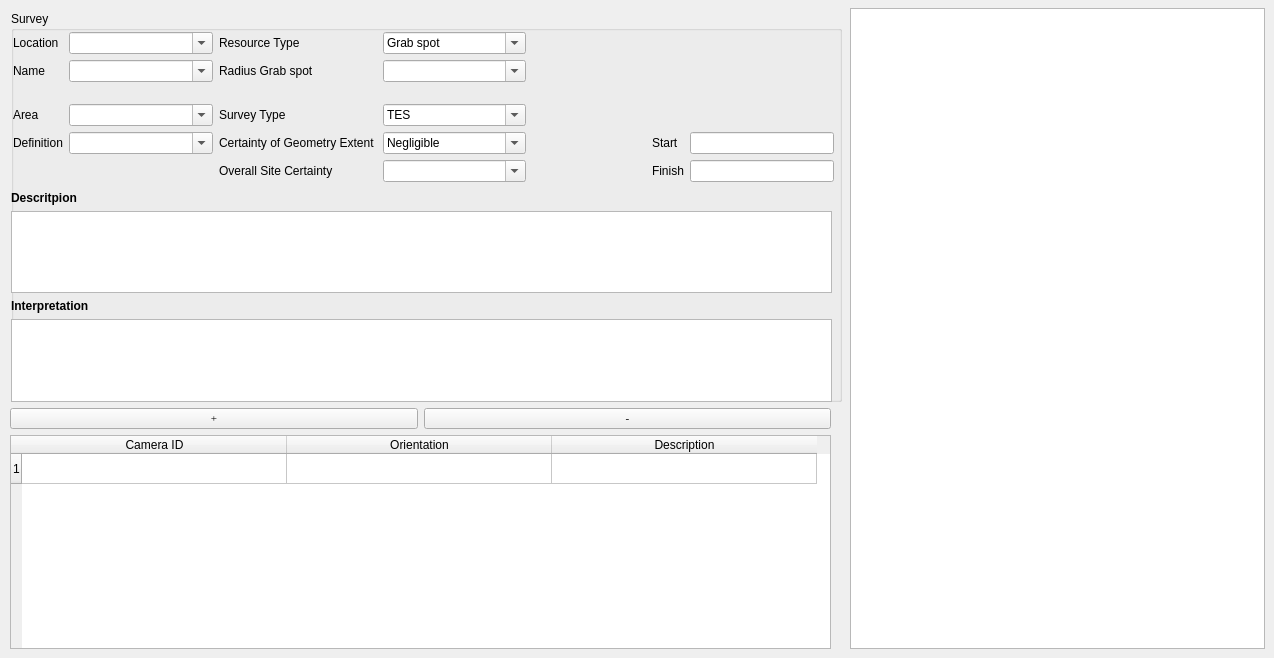
           <widget class="QWidget" name="tabWidgetPage1">
            <attribute name="title">
             <string>Data Survey</string>
            </attribute>
            <widget class="QListWidget" name="iconListWidget">
             <property name="geometry">
              <rect>
               <x>850</x>
               <y>8</y>
               <width>415</width>
               <height>641</height>
              </rect>
             </property>
             <property name="sizePolicy">
              <sizepolicy hsizetype="Expanding" vsizetype="Expanding">
               <horstretch>0</horstretch>
               <verstretch>0</verstretch>
              </sizepolicy>
             </property>
             <property name="editTriggers">
              <set>QAbstractItemView::DoubleClicked|QAbstractItemView::EditKeyPressed|QAbstractItemView::SelectedClicked</set>
             </property>
             <property name="dragEnabled">
              <bool>true</bool>
             </property>
             <property name="dragDropOverwriteMode">
              <bool>true</bool>
             </property>
             <property name="uniformItemSizes">
              <bool>true</bool>
             </property>
             <property name="wordWrap">
              <bool>true</bool>
             </property>
             <property name="selectionRectVisible">
              <bool>true</bool>
             </property>
             <property name="sortingEnabled">
              <bool>true</bool>
             </property>
            </widget>
            <widget class="QWidget" name="layoutWidget">
             <property name="geometry">
              <rect>
               <x>10</x>
               <y>408</y>
               <width>821</width>
               <height>241</height>
              </rect>
             </property>
             <layout class="QGridLayout" name="gridLayout_3">
              <item row="0" column="1">
               <widget class="QPushButton" name="pushButton_remove_row_photolog">
                <property name="sizePolicy">
                 <sizepolicy hsizetype="Expanding" vsizetype="Fixed">
                  <horstretch>0</horstretch>
                  <verstretch>0</verstretch>
                 </sizepolicy>
                </property>
                <property name="minimumSize">
                 <size>
                  <width>0</width>
                  <height>20</height>
                 </size>
                </property>
                <property name="font">
                 <font>
                  <family>Times New Roman</family>
                  <pointsize>8</pointsize>
                  <weight>50</weight>
                  <italic>false</italic>
                  <bold>false</bold>
                 </font>
                </property>
                <property name="text">
                 <string>-</string>
                </property>
               </widget>
              </item>
              <item row="0" column="0">
               <widget class="QPushButton" name="pushButton_insert_row_photolog">
                <property name="sizePolicy">
                 <sizepolicy hsizetype="Expanding" vsizetype="Fixed">
                  <horstretch>0</horstretch>
                  <verstretch>0</verstretch>
                 </sizepolicy>
                </property>
                <property name="minimumSize">
                 <size>
                  <width>0</width>
                  <height>20</height>
                 </size>
                </property>
                <property name="font">
                 <font>
                  <family>Times New Roman</family>
                  <pointsize>8</pointsize>
                  <weight>50</weight>
                  <italic>false</italic>
                  <bold>false</bold>
                 </font>
                </property>
                <property name="text">
                 <string>+</string>
                </property>
               </widget>
              </item>
              <item row="1" column="0" colspan="2">
               <widget class="QTableWidget" name="tableWidget_photolog">
                <property name="sizePolicy">
                 <sizepolicy hsizetype="Expanding" vsizetype="Expanding">
                  <horstretch>0</horstretch>
                  <verstretch>0</verstretch>
                 </sizepolicy>
                </property>
                <property name="frameShape">
                 <enum>QFrame::StyledPanel</enum>
                </property>
                <property name="frameShadow">
                 <enum>QFrame::Raised</enum>
                </property>
                <property name="lineWidth">
                 <number>1</number>
                </property>
                <property name="verticalScrollBarPolicy">
                 <enum>Qt::ScrollBarAsNeeded</enum>
                </property>
                <property name="horizontalScrollBarPolicy">
                 <enum>Qt::ScrollBarAsNeeded</enum>
                </property>
                <property name="editTriggers">
                 <set>QAbstractItemView::AnyKeyPressed|QAbstractItemView::DoubleClicked|QAbstractItemView::EditKeyPressed</set>
                </property>
                <property name="selectionMode">
                 <enum>QAbstractItemView::SingleSelection</enum>
                </property>
                <property name="selectionBehavior">
                 <enum>QAbstractItemView::SelectRows</enum>
                </property>
                <property name="rowCount">
                 <number>1</number>
                </property>
                <property name="columnCount">
                 <number>3</number>
                </property>
                <attribute name="horizontalHeaderDefaultSectionSize">
                 <number>265</number>
                </attribute>
                <attribute name="horizontalHeaderMinimumSectionSize">
                 <number>80</number>
                </attribute>
                <attribute name="verticalHeaderCascadingSectionResizes">
                 <bool>true</bool>
                </attribute>
                <attribute name="verticalHeaderDefaultSectionSize">
                 <number>30</number>
                </attribute>
                <row/>
                <column>
                 <property name="text">
                  <string>Camera ID</string>
                 </property>
                </column>
                <column>
                 <property name="text">
                  <string>Orientation</string>
                 </property>
                </column>
                <column>
                 <property name="text">
                  <string>Description</string>
                 </property>
                </column>
                <item row="0" column="0">
                 <property name="text">
                  <string/>
                 </property>
                </item>
               </widget>
              </item>
             </layout>
            </widget>
            <widget class="QgsCollapsibleGroupBox" name="groupBox">
             <property name="geometry">
              <rect>
               <x>11</x>
               <y>11</y>
               <width>831</width>
               <height>391</height>
              </rect>
             </property>
             <property name="sizePolicy">
              <sizepolicy hsizetype="Expanding" vsizetype="Expanding">
               <horstretch>0</horstretch>
               <verstretch>0</verstretch>
              </sizepolicy>
             </property>
             <property name="title">
              <string>Survey</string>
             </property>
             <property name="saveCollapsedState">
              <bool>false</bool>
             </property>
             <property name="saveCheckedState">
              <bool>true</bool>
             </property>
             <widget class="QWidget" name="layoutWidget">
              <property name="geometry">
               <rect>
                <x>2</x>
                <y>21</y>
                <width>821</width>
                <height>150</height>
               </rect>
              </property>
              <layout class="QGridLayout" name="gridLayout_6">
               <item row="0" column="3">
                <widget class="QLabel" name="label_35">
                 <property name="sizePolicy">
                  <sizepolicy hsizetype="Expanding" vsizetype="Preferred">
                   <horstretch>0</horstretch>
                   <verstretch>0</verstretch>
                  </sizepolicy>
                 </property>
                 <property name="text">
                  <string>Resource Type </string>
                 </property>
                </widget>
               </item>
               <item row="0" column="1">
                <widget class="QComboBox" name="comboBox_location">
                 <property name="enabled">
                  <bool>true</bool>
                 </property>
                 <property name="sizePolicy">
                  <sizepolicy hsizetype="Expanding" vsizetype="Fixed">
                   <horstretch>0</horstretch>
                   <verstretch>0</verstretch>
                  </sizepolicy>
                 </property>
                 <property name="minimumSize">
                  <size>
                   <width>0</width>
                   <height>0</height>
                  </size>
                 </property>
                 <property name="maximumSize">
                  <size>
                   <width>16777215</width>
                   <height>30</height>
                  </size>
                 </property>
                 <property name="font">
                  <font>
                   <pointsize>8</pointsize>
                   <weight>50</weight>
                   <bold>false</bold>
                  </font>
                 </property>
                 <property name="mouseTracking">
                  <bool>true</bool>
                 </property>
                 <property name="whatsThis">
                  <string>&lt;html&gt;&lt;head/&gt;&lt;body&gt;&lt;p&gt;&lt;a href=&quot;https://www.youtube.com/watch?v=l1nVPHf_1wI&amp;t=50s&quot;&gt;&lt;span style=&quot; text-decoration: underline; color:#0000ff;&quot;&gt;Doc&lt;/span&gt;&lt;/a&gt;&lt;/p&gt;&lt;/body&gt;&lt;/html&gt;</string>
                 </property>
                 <property name="editable">
                  <bool>true</bool>
                 </property>
                 <property name="currentText">
                  <string/>
                 </property>
                 <property name="maxVisibleItems">
                  <number>99999</number>
                 </property>
                 <property name="maxCount">
                  <number>2147483647</number>
                 </property>
                </widget>
               </item>
               <item row="0" column="0">
                <widget class="QLabel" name="label">
                 <property name="sizePolicy">
                  <sizepolicy hsizetype="Expanding" vsizetype="Preferred">
                   <horstretch>0</horstretch>
                   <verstretch>0</verstretch>
                  </sizepolicy>
                 </property>
                 <property name="maximumSize">
                  <size>
                   <width>53</width>
                   <height>16777215</height>
                  </size>
                 </property>
                 <property name="text">
                  <string>Location</string>
                 </property>
                </widget>
               </item>
               <item row="0" column="4">
                <widget class="QComboBox" name="comboBox_type">
                 <property name="sizePolicy">
                  <sizepolicy hsizetype="Expanding" vsizetype="Fixed">
                   <horstretch>1</horstretch>
                   <verstretch>0</verstretch>
                  </sizepolicy>
                 </property>
                 <property name="editable">
                  <bool>true</bool>
                 </property>
                 <item>
                  <property name="text">
                   <string>Grab spot</string>
                  </property>
                 </item>
                 <item>
                  <property name="text">
                   <string>Features</string>
                  </property>
                 </item>
                 <item>
                  <property name="text">
                   <string>Transect</string>
                  </property>
                 </item>
                </widget>
               </item>
               <item row="1" column="0">
                <widget class="QLabel" name="label_6">
                 <property name="sizePolicy">
                  <sizepolicy hsizetype="Expanding" vsizetype="Preferred">
                   <horstretch>0</horstretch>
                   <verstretch>0</verstretch>
                  </sizepolicy>
                 </property>
                 <property name="text">
                  <string>Name</string>
                 </property>
                </widget>
               </item>
               <item row="1" column="1">
                <widget class="QComboBox" name="comboBox_nome_site">
                 <property name="enabled">
                  <bool>true</bool>
                 </property>
                 <property name="sizePolicy">
                  <sizepolicy hsizetype="Expanding" vsizetype="Fixed">
                   <horstretch>1</horstretch>
                   <verstretch>0</verstretch>
                  </sizepolicy>
                 </property>
                 <property name="minimumSize">
                  <size>
                   <width>0</width>
                   <height>0</height>
                  </size>
                 </property>
                 <property name="maximumSize">
                  <size>
                   <width>16777215</width>
                   <height>30</height>
                  </size>
                 </property>
                 <property name="font">
                  <font>
                   <pointsize>8</pointsize>
                   <weight>50</weight>
                   <bold>false</bold>
                  </font>
                 </property>
                 <property name="mouseTracking">
                  <bool>true</bool>
                 </property>
                 <property name="whatsThis">
                  <string>&lt;html&gt;&lt;head/&gt;&lt;body&gt;&lt;p&gt;&lt;a href=&quot;https://www.youtube.com/watch?v=l1nVPHf_1wI&amp;t=50s&quot;&gt;&lt;span style=&quot; text-decoration: underline; color:#0000ff;&quot;&gt;Doc&lt;/span&gt;&lt;/a&gt;&lt;/p&gt;&lt;/body&gt;&lt;/html&gt;</string>
                 </property>
                 <property name="editable">
                  <bool>true</bool>
                 </property>
                 <property name="currentText">
                  <string/>
                 </property>
                 <property name="maxVisibleItems">
                  <number>99999</number>
                 </property>
                 <property name="maxCount">
                  <number>2147483647</number>
                 </property>
                </widget>
               </item>
               <item row="3" column="0">
                <widget class="QLabel" name="label_21">
                 <property name="sizePolicy">
                  <sizepolicy hsizetype="Expanding" vsizetype="Preferred">
                   <horstretch>0</horstretch>
                   <verstretch>0</verstretch>
                  </sizepolicy>
                 </property>
                 <property name="text">
                  <string>Area</string>
                 </property>
                </widget>
               </item>
               <item row="3" column="1">
                <widget class="QComboBox" name="comboBox_area">
                 <property name="enabled">
                  <bool>true</bool>
                 </property>
                 <property name="sizePolicy">
                  <sizepolicy hsizetype="Expanding" vsizetype="Fixed">
                   <horstretch>0</horstretch>
                   <verstretch>0</verstretch>
                  </sizepolicy>
                 </property>
                 <property name="minimumSize">
                  <size>
                   <width>0</width>
                   <height>0</height>
                  </size>
                 </property>
                 <property name="maximumSize">
                  <size>
                   <width>16777215</width>
                   <height>25</height>
                  </size>
                 </property>
                 <property name="font">
                  <font>
                   <pointsize>8</pointsize>
                   <weight>50</weight>
                   <bold>false</bold>
                  </font>
                 </property>
                 <property name="mouseTracking">
                  <bool>true</bool>
                 </property>
                 <property name="whatsThis">
                  <string>&lt;html&gt;&lt;head/&gt;&lt;body&gt;&lt;p&gt;&lt;a href=&quot;https://www.youtube.com/watch?v=l1nVPHf_1wI&amp;t=50s&quot;&gt;&lt;span style=&quot; text-decoration: underline; color:#0000ff;&quot;&gt;Doc&lt;/span&gt;&lt;/a&gt;&lt;/p&gt;&lt;/body&gt;&lt;/html&gt;</string>
                 </property>
                 <property name="editable">
                  <bool>true</bool>
                 </property>
                 <property name="currentText">
                  <string/>
                 </property>
                 <property name="maxVisibleItems">
                  <number>99999</number>
                 </property>
                 <property name="maxCount">
                  <number>2147483647</number>
                 </property>
                </widget>
               </item>
               <item row="4" column="0">
                <widget class="QLabel" name="label_18">
                 <property name="sizePolicy">
                  <sizepolicy hsizetype="Expanding" vsizetype="Preferred">
                   <horstretch>0</horstretch>
                   <verstretch>0</verstretch>
                  </sizepolicy>
                 </property>
                 <property name="text">
                  <string>Definition</string>
                 </property>
                </widget>
               </item>
               <item row="4" column="1">
                <widget class="QComboBox" name="comboBox_definition">
                 <property name="enabled">
                  <bool>true</bool>
                 </property>
                 <property name="sizePolicy">
                  <sizepolicy hsizetype="Expanding" vsizetype="Fixed">
                   <horstretch>0</horstretch>
                   <verstretch>0</verstretch>
                  </sizepolicy>
                 </property>
                 <property name="minimumSize">
                  <size>
                   <width>0</width>
                   <height>0</height>
                  </size>
                 </property>
                 <property name="maximumSize">
                  <size>
                   <width>16777215</width>
                   <height>25</height>
                  </size>
                 </property>
                 <property name="editable">
                  <bool>true</bool>
                 </property>
                 <item>
                  <property name="text">
                   <string/>
                  </property>
                 </item>
                 <item>
                  <property name="text">
                   <string> Well</string>
                  </property>
                 </item>
                 <item>
                  <property name="text">
                   <string>Aqueduct</string>
                  </property>
                 </item>
                 <item>
                  <property name="text">
                   <string>Barrage/Dam</string>
                  </property>
                 </item>
                 <item>
                  <property name="text">
                   <string>Basilica (Roman)</string>
                  </property>
                 </item>
                 <item>
                  <property name="text">
                   <string>Basin/Tank</string>
                  </property>
                 </item>
                 <item>
                  <property name="text">
                   <string>Bath-house</string>
                  </property>
                 </item>
                 <item>
                  <property name="text">
                   <string>Boundary/Barrier</string>
                  </property>
                 </item>
                 <item>
                  <property name="text">
                   <string>Bridge</string>
                  </property>
                 </item>
                 <item>
                  <property name="text">
                   <string>Building</string>
                  </property>
                 </item>
                 <item>
                  <property name="text">
                   <string>Building/Enclosure</string>
                  </property>
                 </item>
                 <item>
                  <property name="text">
                   <string>Burnt Area</string>
                  </property>
                 </item>
                 <item>
                  <property name="text">
                   <string>Camp (temporary)</string>
                  </property>
                 </item>
                 <item>
                  <property name="text">
                   <string>Canal</string>
                  </property>
                 </item>
                </widget>
               </item>
               <item row="1" column="3">
                <widget class="QLabel" name="label_17">
                 <property name="text">
                  <string>Radius Grab spot</string>
                 </property>
                </widget>
               </item>
               <item row="1" column="4">
                <widget class="QComboBox" name="comboBox_grab">
                 <property name="editable">
                  <bool>true</bool>
                 </property>
                 <item>
                  <property name="text">
                   <string/>
                  </property>
                 </item>
                 <item>
                  <property name="text">
                   <string>1</string>
                  </property>
                 </item>
                 <item>
                  <property name="text">
                   <string>2</string>
                  </property>
                 </item>
                 <item>
                  <property name="text">
                   <string>3</string>
                  </property>
                 </item>
                 <item>
                  <property name="text">
                   <string>4</string>
                  </property>
                 </item>
                 <item>
                  <property name="text">
                   <string>5</string>
                  </property>
                 </item>
                 <item>
                  <property name="text">
                   <string>10</string>
                  </property>
                 </item>
                 <item>
                  <property name="text">
                   <string>20</string>
                  </property>
                 </item>
                </widget>
               </item>
               <item row="3" column="3">
                <widget class="QLabel" name="label_26">
                 <property name="sizePolicy">
                  <sizepolicy hsizetype="Expanding" vsizetype="Preferred">
                   <horstretch>0</horstretch>
                   <verstretch>0</verstretch>
                  </sizepolicy>
                 </property>
                 <property name="text">
                  <string>Survey Type</string>
                 </property>
                </widget>
               </item>
               <item row="3" column="4">
                <widget class="QComboBox" name="comboBox_survey">
                 <property name="enabled">
                  <bool>true</bool>
                 </property>
                 <property name="sizePolicy">
                  <sizepolicy hsizetype="Expanding" vsizetype="Fixed">
                   <horstretch>0</horstretch>
                   <verstretch>0</verstretch>
                  </sizepolicy>
                 </property>
                 <property name="minimumSize">
                  <size>
                   <width>0</width>
                   <height>0</height>
                  </size>
                 </property>
                 <property name="maximumSize">
                  <size>
                   <width>16777215</width>
                   <height>25</height>
                  </size>
                 </property>
                 <property name="editable">
                  <bool>true</bool>
                 </property>
                 <item>
                  <property name="text">
                   <string>TES</string>
                  </property>
                 </item>
                 <item>
                  <property name="text">
                   <string>UWS</string>
                  </property>
                 </item>
                </widget>
               </item>
               <item row="4" column="3">
                <widget class="QLabel" name="label_47">
                 <property name="sizePolicy">
                  <sizepolicy hsizetype="Expanding" vsizetype="Preferred">
                   <horstretch>0</horstretch>
                   <verstretch>0</verstretch>
                  </sizepolicy>
                 </property>
                 <property name="text">
                  <string>Certainty of Geometry Extent </string>
                 </property>
                </widget>
               </item>
               <item row="4" column="4">
                <widget class="QComboBox" name="comboBox_certainties">
                 <property name="sizePolicy">
                  <sizepolicy hsizetype="Expanding" vsizetype="Fixed">
                   <horstretch>0</horstretch>
                   <verstretch>0</verstretch>
                  </sizepolicy>
                 </property>
                 <property name="editable">
                  <bool>true</bool>
                 </property>
                 <item>
                  <property name="text">
                   <string>Negligible</string>
                  </property>
                 </item>
                 <item>
                  <property name="text">
                   <string>Low</string>
                  </property>
                 </item>
                 <item>
                  <property name="text">
                   <string>Medium</string>
                  </property>
                 </item>
                 <item>
                  <property name="text">
                   <string>Hight</string>
                  </property>
                 </item>
                 <item>
                  <property name="text">
                   <string>Definite</string>
                  </property>
                 </item>
                </widget>
               </item>
               <item row="5" column="3">
                <widget class="QLabel" name="label_20">
                 <property name="text">
                  <string>Overall Site Certainty </string>
                 </property>
                </widget>
               </item>
               <item row="5" column="4">
                <widget class="QComboBox" name="comboBox_ets">
                 <property name="editable">
                  <bool>true</bool>
                 </property>
                 <item>
                  <property name="text">
                   <string/>
                  </property>
                 </item>
                 <item>
                  <property name="text">
                   <string>Negligible</string>
                  </property>
                 </item>
                 <item>
                  <property name="text">
                   <string>Low</string>
                  </property>
                 </item>
                 <item>
                  <property name="text">
                   <string>High</string>
                  </property>
                 </item>
                 <item>
                  <property name="text">
                   <string>Definite</string>
                  </property>
                 </item>
                </widget>
               </item>
               <item row="5" column="8">
                <widget class="QLabel" name="label_33">
                 <property name="sizePolicy">
                  <sizepolicy hsizetype="Expanding" vsizetype="Preferred">
                   <horstretch>0</horstretch>
                   <verstretch>0</verstretch>
                  </sizepolicy>
                 </property>
                 <property name="text">
                  <string>Finish</string>
                 </property>
                </widget>
               </item>
               <item row="4" column="8">
                <widget class="QLabel" name="label_32">
                 <property name="sizePolicy">
                  <sizepolicy hsizetype="Expanding" vsizetype="Preferred">
                   <horstretch>0</horstretch>
                   <verstretch>0</verstretch>
                  </sizepolicy>
                 </property>
                 <property name="text">
                  <string>Start</string>
                 </property>
                </widget>
               </item>
               <item row="5" column="9">
                <widget class="QLineEdit" name="lineEdit_date_finish">
                 <property name="sizePolicy">
                  <sizepolicy hsizetype="Expanding" vsizetype="Fixed">
                   <horstretch>1</horstretch>
                   <verstretch>0</verstretch>
                  </sizepolicy>
                 </property>
                </widget>
               </item>
               <item row="4" column="9">
                <widget class="QLineEdit" name="lineEdit_date_start"/>
               </item>
               <item row="5" column="5">
                <spacer name="horizontalSpacer">
                 <property name="orientation">
                  <enum>Qt::Horizontal</enum>
                 </property>
                 <property name="sizeHint" stdset="0">
                  <size>
                   <width>40</width>
                   <height>20</height>
                  </size>
                 </property>
                </spacer>
               </item>
               <item row="5" column="6">
                <spacer name="horizontalSpacer_2">
                 <property name="orientation">
                  <enum>Qt::Horizontal</enum>
                 </property>
                 <property name="sizeHint" stdset="0">
                  <size>
                   <width>40</width>
                   <height>20</height>
                  </size>
                 </property>
                </spacer>
               </item>
               <item row="5" column="7">
                <spacer name="horizontalSpacer_3">
                 <property name="orientation">
                  <enum>Qt::Horizontal</enum>
                 </property>
                 <property name="sizeHint" stdset="0">
                  <size>
                   <width>40</width>
                   <height>20</height>
                  </size>
                 </property>
                </spacer>
               </item>
               <item row="2" column="5" rowspan="2">
                <spacer name="verticalSpacer">
                 <property name="orientation">
                  <enum>Qt::Vertical</enum>
                 </property>
                 <property name="sizeHint" stdset="0">
                  <size>
                   <width>20</width>
                   <height>40</height>
                  </size>
                 </property>
                </spacer>
               </item>
              </layout>
             </widget>
             <widget class="QWidget" name="layoutWidget">
              <property name="geometry">
               <rect>
                <x>0</x>
                <y>180</y>
                <width>821</width>
                <height>211</height>
               </rect>
              </property>
              <layout class="QGridLayout" name="gridLayout_2">
               <item row="4" column="0">
                <widget class="QTextEdit" name="textEdit_interpretation">
                 <property name="sizePolicy">
                  <sizepolicy hsizetype="Expanding" vsizetype="Expanding">
                   <horstretch>0</horstretch>
                   <verstretch>0</verstretch>
                  </sizepolicy>
                 </property>
                </widget>
               </item>
               <item row="3" column="0">
                <widget class="QLabel" name="label_19">
                 <property name="sizePolicy">
                  <sizepolicy hsizetype="Expanding" vsizetype="Preferred">
                   <horstretch>0</horstretch>
                   <verstretch>0</verstretch>
                  </sizepolicy>
                 </property>
                 <property name="font">
                  <font>
                   <weight>75</weight>
                   <bold>true</bold>
                  </font>
                 </property>
                 <property name="text">
                  <string>Interpretation</string>
                 </property>
                </widget>
               </item>
               <item row="2" column="0">
                <widget class="QTextEdit" name="textEdit_description">
                 <property name="sizePolicy">
                  <sizepolicy hsizetype="Expanding" vsizetype="Expanding">
                   <horstretch>0</horstretch>
                   <verstretch>0</verstretch>
                  </sizepolicy>
                 </property>
                 <property name="minimumSize">
                  <size>
                   <width>0</width>
                   <height>20</height>
                  </size>
                 </property>
                 <property name="maximumSize">
                  <size>
                   <width>16777215</width>
                   <height>16000000</height>
                  </size>
                 </property>
                 <property name="font">
                  <font>
                   <pointsize>8</pointsize>
                  </font>
                 </property>
                </widget>
               </item>
               <item row="1" column="0">
                <widget class="QLabel" name="label_13">
                 <property name="sizePolicy">
                  <sizepolicy hsizetype="Expanding" vsizetype="Preferred">
                   <horstretch>0</horstretch>
                   <verstretch>0</verstretch>
                  </sizepolicy>
                 </property>
                 <property name="font">
                  <font>
                   <weight>75</weight>
                   <bold>true</bold>
                  </font>
                 </property>
                 <property name="text">
                  <string>Descritpion</string>
                 </property>
                </widget>
               </item>
              </layout>
             </widget>
            </widget>
           </widget>
